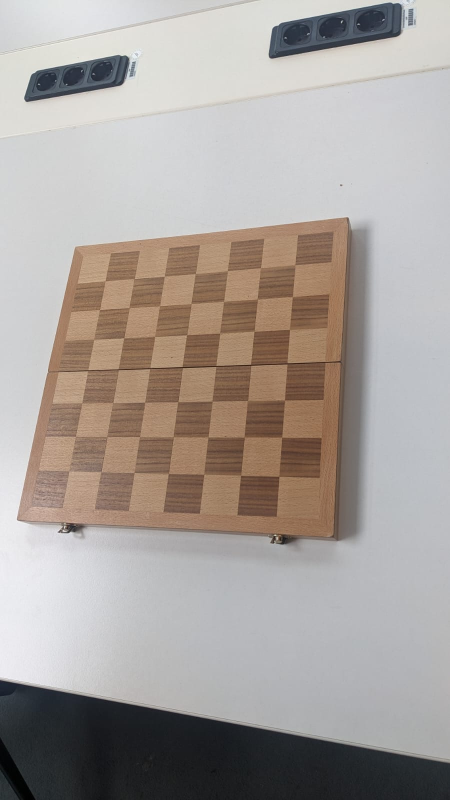
#> input picture media/13.jpeg, 900 x 1600 px (shown at 1/2 size)
$ python -i project.py   (imports and definitions only)
#> lines starting #> are read from the running program, lines starting #| are printed output that depends on the picture
#> further down, picture is the input picture: shape (1600, 900, 3); mean B, G, R 155.5, 160.2, 167.5
import cv2 as cv
import numpy as np
import glob
from CalibrationInstance import CalibrationInstance
import util

# Stride length
stride = 44 # mm

# Termination criteria
criteria = (cv.TERM_CRITERIA_EPS + cv.TERM_CRITERIA_MAX_ITER, 30, 0.001)

# Prepare object points on a 7x7 grid, like (0,0,0), (1,0,0), (2,0,0) ....,(7,7,0)
objp = np.zeros((7*7,3), np.float32)
objp[:,:2] = np.mgrid[0:7,0:7].T.reshape(-1,2) * stride
axis_points = np.float32([[stride*4,0,0], [0,stride*4,0], [0,0,-stride*4]]).reshape(-1,3)
cube_points = np.float32([
          [0         , 0         , 0          ],
          [2 * stride, 0         , 0          ],
          [2 * stride, 2 * stride, 0          ],
          [0         , 2 * stride, 0          ],
          [0         , 0         , -2 * stride],
          [2 * stride, 0         , -2 * stride],
          [2 * stride, 2 * stride, -2 * stride],
          [0         , 2 * stride, -2 * stride]
      ])

# Arrays to store object points and image points for calibration from all images
points_25 = {} # 'image_fname: (objpoints, imgpoints)
points_10 = {}
points_5  = {}

# Sort test images
images = sorted(glob.glob('media/*.jpg') + glob.glob('media/*.jpeg'))

# Flags for corner detection
flags = cv.CALIB_CB_EXHAUSTIVE + cv.CALIB_CB_ACCURACY

# Initialize calibration variables
ret, matrix, distortion_coef, rotation_vecs, translation_vecs = None, None, None, None, None

clicked_points = []

# Function called upon mouse click
# [93 lines left out: functions mouse_callback, manual_check, find_roll_pitch_yaw, solvepnp_vectors, not called in this run]

# CHOICE TASK
# Preprocesses the image for clarity, increasing corner detection rate
def preprocessing(img):

    # Resize img (needs to be resized in projection as well if we decide to do so)
    processed_img = cv.resize(img, (int(img.shape[1]/2), int(img.shape[0]/2)))
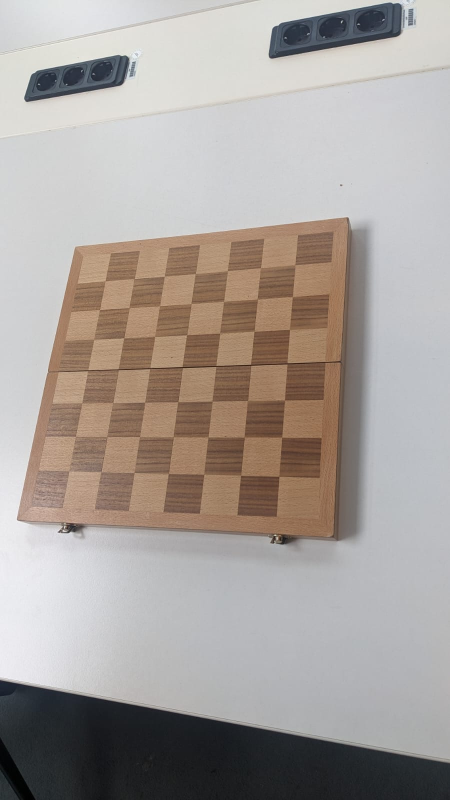
#> processed_img: shape (800, 450, 3); mean B, G, R 155.6, 160.3, 167.6

    # Convert image to grayscale
    processed_img = cv.cvtColor(img, cv.COLOR_BGR2GRAY)
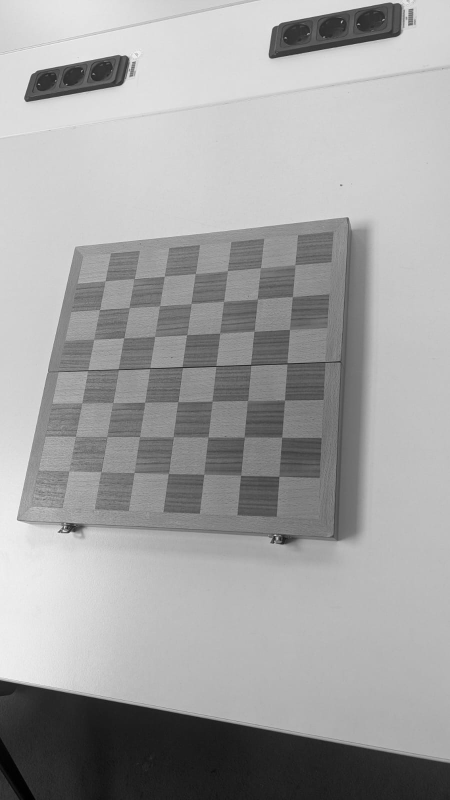
#> processed_img: shape (1600, 900) (shown at 1/2 size); min 0, max 253, mean 161.8

    # Apply CLAHE preprocessing for increased contrast and glare reduction
    clahe = cv.createCLAHE(clipLimit=20.0, tileGridSize=(8, 8))
    processed_img = clahe.apply(processed_img)
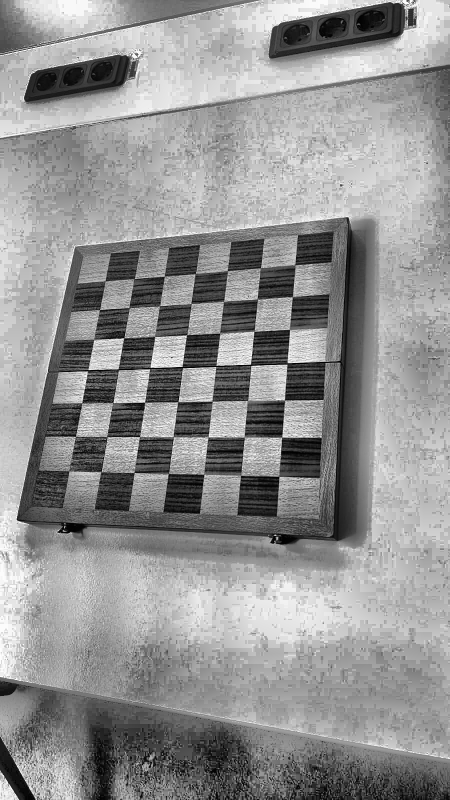
#> processed_img: shape (1600, 900) (shown at 1/2 size); min 0, max 255, mean 146.5

    # Apply slight gaussian blur to reduce the effect of glare on edge detection
    processed_img = cv.GaussianBlur(processed_img, (5, 5), 0)

    return processed_img

# Retrieve 2D and 3D points from chessboard images
# [244 lines left out: functions get_all_points, get_points, calibrate_camera, draw_axis, draw_cube, project_cube, not called in this run]

>>> import cv2
>>> picture = cv2.imread('media/13.jpeg')
>>> result = preprocessing(picture)

$ run again, on media/14.jpeg
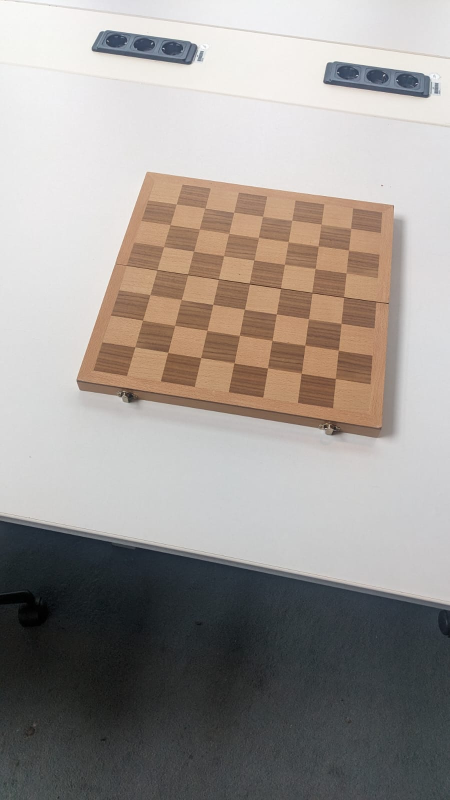
#> input picture media/14.jpeg, 900 x 1600 px (shown at 1/2 size)
#> picture is the input picture: shape (1600, 900, 3); mean B, G, R 147.3, 151.7, 157.8
#> in preprocessing, `processed_img = cv.cvtColor(img, cv.COLOR_BGR2GRAY)`:
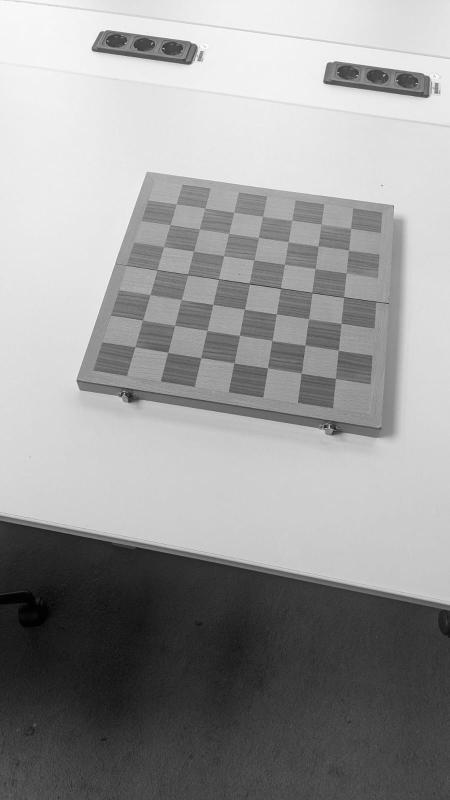
#> processed_img: shape (1600, 900) (shown at 1/2 size); min 0, max 255, mean 153.1
#> in preprocessing, `processed_img = clahe.apply(processed_img)`:
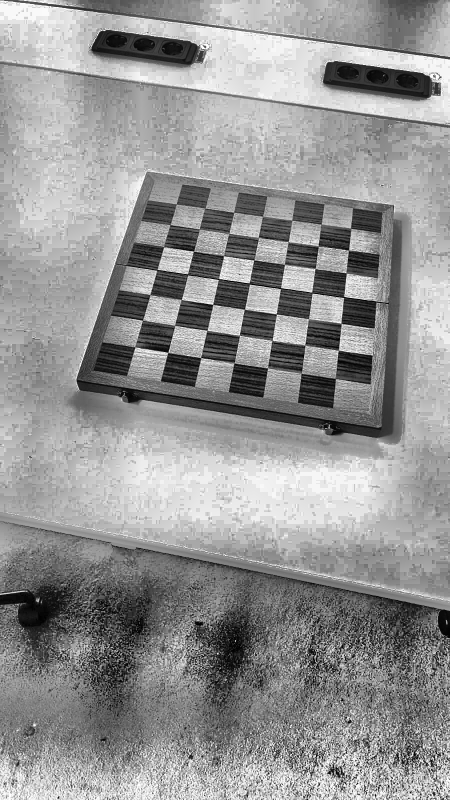
#> processed_img: shape (1600, 900) (shown at 1/2 size); min 0, max 255, mean 148.1

$ run again, on media/15.jpeg
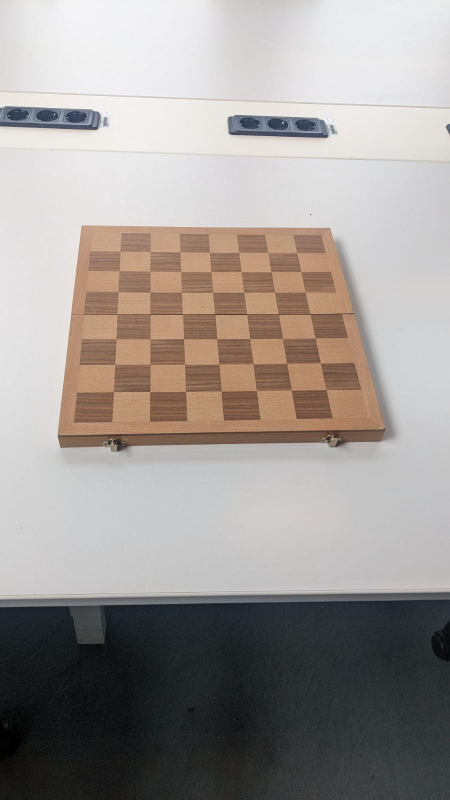
#> input picture media/15.jpeg, 900 x 1600 px (shown at 1/2 size)
#> picture is the input picture: shape (1600, 900, 3); mean B, G, R 149.4, 153.2, 159.2
#> in preprocessing, `processed_img = cv.cvtColor(img, cv.COLOR_BGR2GRAY)`:
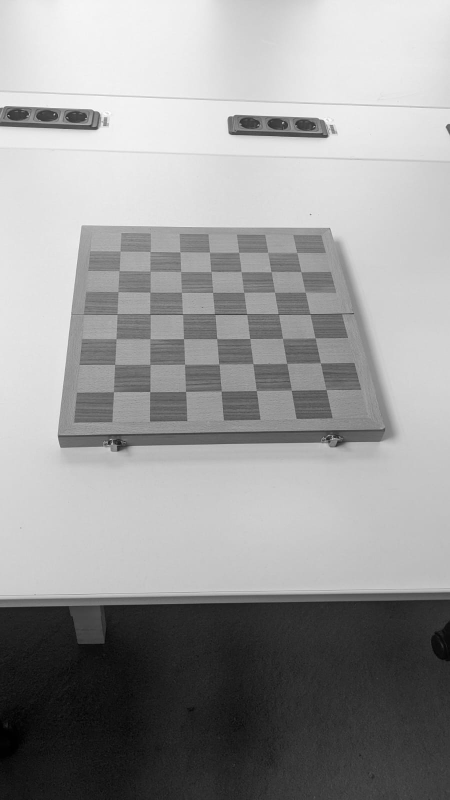
#> processed_img: shape (1600, 900) (shown at 1/2 size); min 0, max 255, mean 154.5
#> in preprocessing, `processed_img = clahe.apply(processed_img)`:
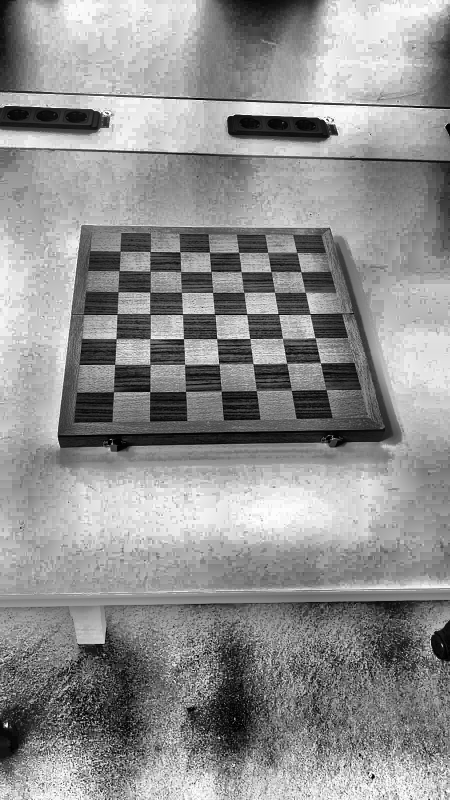
#> processed_img: shape (1600, 900) (shown at 1/2 size); min 0, max 255, mean 143.7

$ run again, on media/16.jpeg
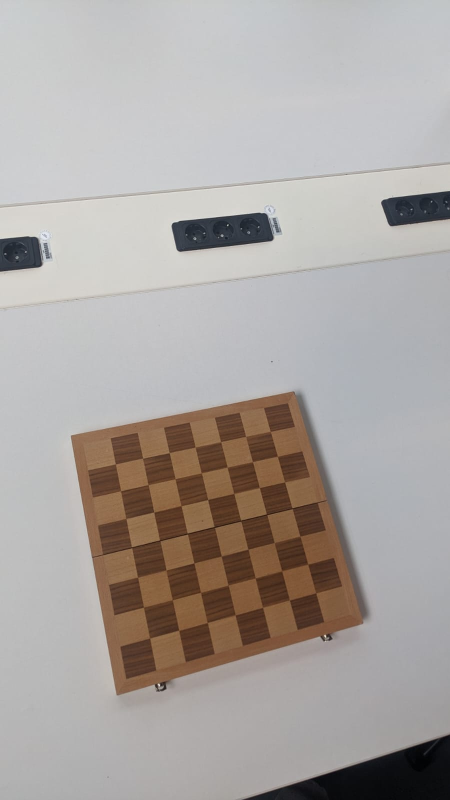
#> input picture media/16.jpeg, 900 x 1600 px (shown at 1/2 size)
#> picture is the input picture: shape (1600, 900, 3); mean B, G, R 161.1, 164.6, 170.6
#> in preprocessing, `processed_img = cv.cvtColor(img, cv.COLOR_BGR2GRAY)`:
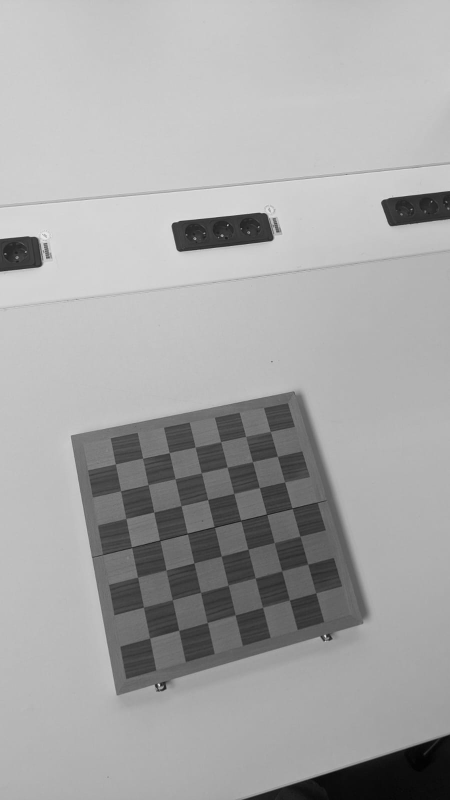
#> processed_img: shape (1600, 900) (shown at 1/2 size); min 0, max 251, mean 166
#> in preprocessing, `processed_img = clahe.apply(processed_img)`:
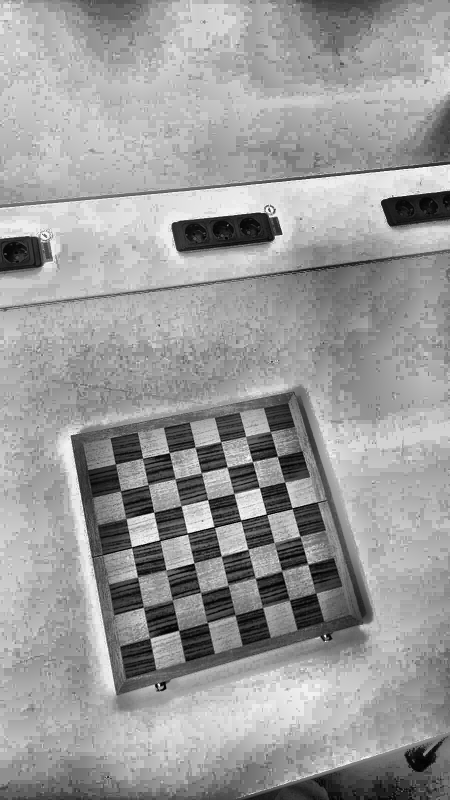
#> processed_img: shape (1600, 900) (shown at 1/2 size); min 0, max 255, mean 154.6
